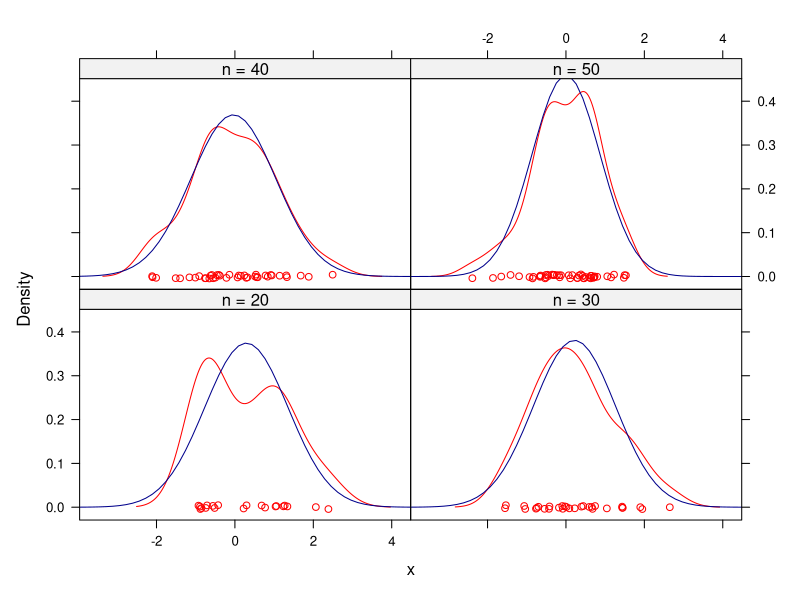

The R script that drew this image:
## ---- chunk 1
library(lattice)
n <- seq(20, 50, 10)
x <- rnorm(sum(n))
y <- factor(rep(n, n), labels=paste("n =", n))
densityplot(~ x | y,
panel = function(x, ...) {
panel.densityplot(x, col="red", ...)
panel.mathdensity(dmath=dnorm,
args=list(mean=mean(x), sd=sd(x)),
col="darkblue")
})
## ---- chunk 2
x1<-c(0.10, 0.11, 0.12, 0.13, 0.14, 0.15,
0.16, 0.17, 0.18, 0.20)
x2<-c(1,2,3,4,5,5,4,3,2,1)
y<-c(42.0, 43.5, 49.0, 45.5, 45.0, 47.5,
49.0, 53.0, 53.0, 55.0)
lm.sol<-lm(y ~ x1+x2)
knitr::kable(summary(lm.sol)$coef)
